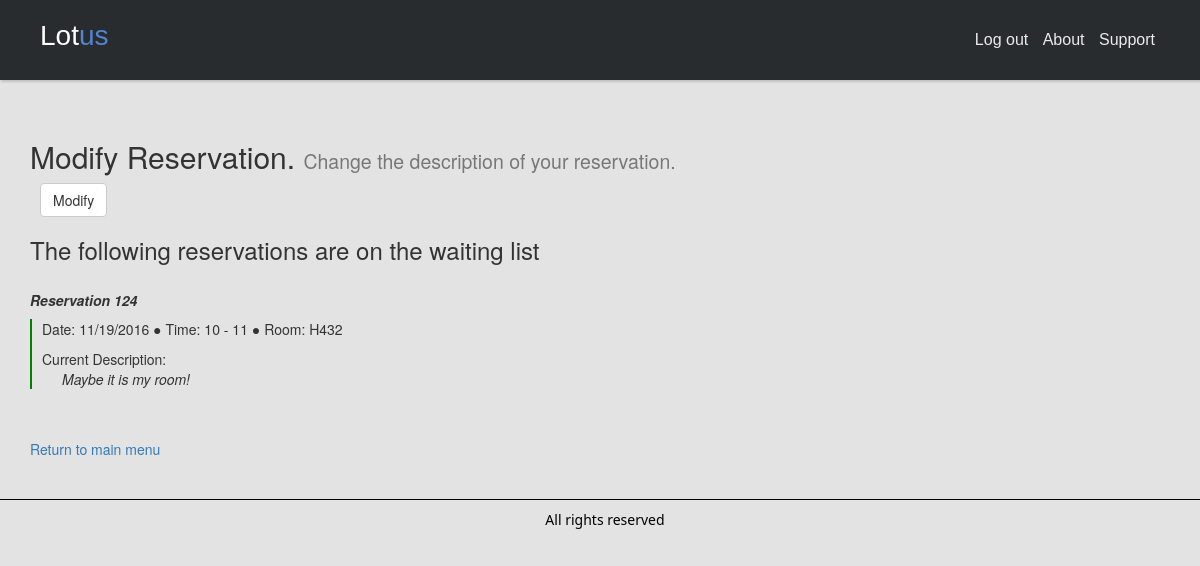
The app's page /modify_reservation.php (signed in), older data.
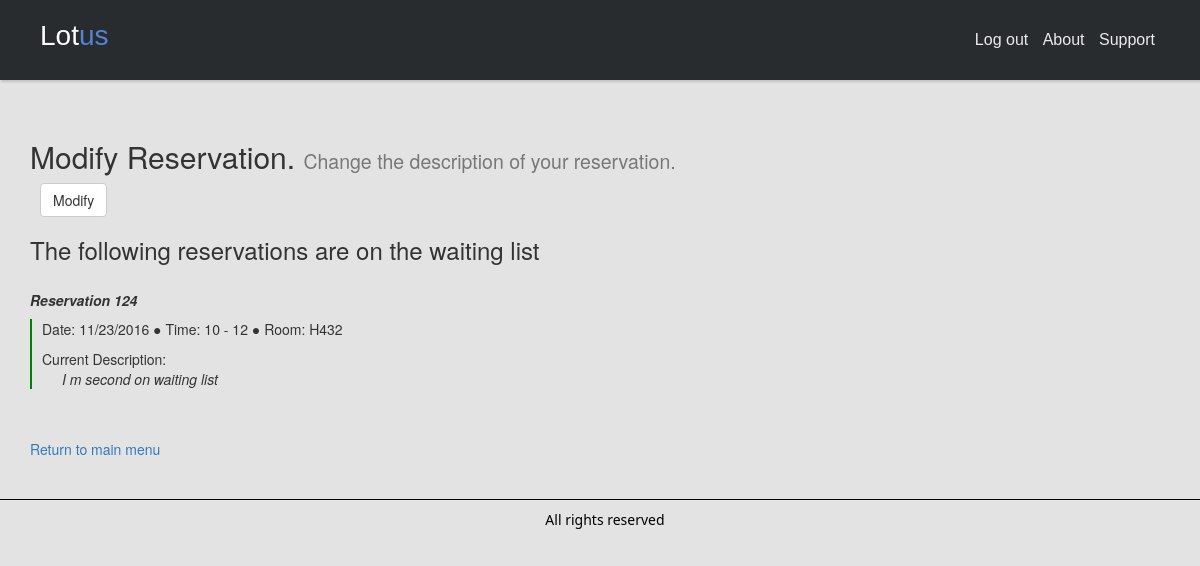
The same page, newer data.
### tables this page shows
CREATE TABLE Reservation(
  id INT (10) NOT NULL AUTO_INCREMENT,
  roomID VARCHAR (10) NOT NULL,
  loginID VARCHAR (25) NOT NULL,
  description VARCHAR (200) NOT NULL,
 
  FOREIGN KEY(roomID) REFERENCES Room(roomNumber)
      ON DELETE CASCADE
      ON UPDATE CASCADE,
  FOREIGN KEY(loginID) REFERENCES Login(userName)
      ON DELETE CASCADE
      ON UPDATE CASCADE,
  PRIMARY KEY(id)
);

CREATE TABLE TimeSlot(
  Tid INT (10) NOT NULL AUTO_INCREMENT,
  StartTime VARCHAR(10) NOT NULL,
  EndTime VARCHAR(10) NOT NULL,
  date VARCHAR (11) NOT NULL,
  ReservationID INT (10) NOT NULL,
  PRIMARY KEY(Tid),
  FOREIGN KEY(ReservationID) REFERENCES Reservation(id)
        ON DELETE CASCADE
        ON UPDATE CASCADE
);

### action_viewUserReservation.php (called while the page is built, shortened)
<?php
    include_once ('objects/WaitList.php');
    $user = $_SESSION['login_user'];
    $waitList = new WaitList();
    $waitList->updateWaitListByUser($user);
    $waitList_reservation = $waitList->getCalendar();
?>

### objects/WaitList.php (called while the page is built, shortened)
<?php
include_once (__DIR__.'/../connection.php');
include_once (__DIR__.'/TimeSlot.php');
include_once (__DIR__.'/Reservation.php');
class WaitList{
    private $reservations = [];
    public function updateWaitListByUser($user){
        $con = new Connection();
        $sql = "SELECT * FROM reservation
                    INNER JOIN timeslot ON reservation.id = timeslot.ReservationID
                    INNER JOIN waitList ON reservation.id = waitList.ReservationID
                    WHERE reservation.loginID='$user'";
        $con->setQuery($sql);
        $con->executeQuery();
        $result = $con->getResult();
        if ($result->num_rows > 0) {
            while($row = $result->fetch_assoc()) {
                $timeSlot = new TimeSlot($row["StartTime"],$row["EndTime"],$row["date"]);
                $reservation = new Reservation($row["roomID"],$timeSlot,$row["loginID"],$row["description"]);
                $reservation->setID($row["id"]);
                array_push($this->reservations, $reservation);
            }
        }
    }
    public function getCalendar(){
        $reservations = array();
        for ($i = 0; $i < sizeof($this->reservations); $i++){
            $reservation = array("room"=>$this->reservations[$i]->getRoom(),
                "start_time"=>$this->reservations[$i]->getTimeSlot()->getStart(),
                "end_time"=>$this->reservations[$i]->getTimeSlot()->getEnd(),
                "username"=>$this->reservations[$i]->getUser(),
                "description"=>$this->reservations[$i]->getDescription(),
                "date"=>$this->reservations[$i]->getTimeSlot()->getDate(),
                "id"=>$this->reservations[$i]->getID());
            array_push($reservations, $reservation);
        }
        return $reservations;
    }
}
?>

### objects/Reservation.php (called while the page is built, shortened)
<?php
include_once (__DIR__.'/../connection.php');
class Reservation{
    private $roomNumber;
    private $timeSlot;
    private $user;
    private $description;
    private $id;
    public function __construct($roomNumber, $timeSlot, $user, $description)
    {
        $this->roomNumber=$roomNumber;
        $this->timeSlot=$timeSlot;
        $this->user=$user;
        $this->description=$description;
    }
    public function getID(){
        return $this->id;
    }
    public function setID($id){
        $this->id=$id;
    }
    public function getRoom(){
        return $this->roomNumber;
    }
    public function getTimeSlot(){
        return $this->timeSlot;
    }
    public function getUser(){
        return $this->user;
    }
    public function getDescription(){
        return $this->description;
    }
}
?>

### connection.php (called while the page is built, shortened)
<?php
class Connection{
    public $servername = "localhost";
    protected $username = "root";
    protected $password = "";
    public $dbname = "conference";
    public $conn;
    protected $query;
    public function __construct()
    {
        $this->conn = new mysqli($this->servername, $this->username, $this->password, $this->dbname);
    }
    public function setQuery($query){
        $this->query=$query;
    }
    public function executeQuery(){
        $this->result=$this->conn->query($this->query);
        if($this->result){
            return true;
        }
        else{
            return false;
        }
    }
}
?>

### objects/TimeSlot.php (called while the page is built)
<?php
    class TimeSlot{
        private $startTime;
        private $endTime;
        private $date;
        public function __construct($startTime, $endTime, $date)
        {
            $this->startTime = $startTime;
            $this->endTime = $endTime;
            $this->date = $date;
        }
        public function getStart(){
            return $this->startTime;
        }
        public function getEnd(){
            return $this->endTime;
        }
        public function getDate(){
            return $this->date;
        }
    }
?>

### modify_reservation.php (the view, shortened to what the changed rows need)
<!DOCTYPE html>
<html lang="en">
<head>
    <link rel="stylesheet" type="text/css" href="assets/css/main.css">
    <link rel="stylesheet" href="https://maxcdn.bootstrapcdn.com/bootstrap/3.3.7/css/bootstrap.min.css">
    <link rel="stylesheet" href="https://maxcdn.bootstrapcdn.com/font-awesome/4.6.3/css/font-awesome.min.css">
    <link rel="stylesheet" type="text/css" href="assets/css/header.css">
</head>
<body style="background-color: #E3E3E3">
<header class="header-basic">
    <div class="header-limiter">
        <h1><a href="#">Lot<span>us</span></a></h1>
    </div>
</header>
<div class="container" style="margin-top:40px;">
    <h2>Modify Reservation. <small>Change the description of your reservation.</small></h2>
    <?php
        include_once ('action_viewUserReservation.php');
    ?>
    <?php
        foreach($waitList_reservation as $waitList){
            $id = $waitList['id'];
            $descp = $waitList['description'];
            $room = $waitList['room'];
            $time = $waitList['start_time'] . ' - ' . $waitList['end_time'];
            $date = $waitList['date'];
            echo '<h5><strong><i>Reservation ' . $id . '</i></strong></h5>';
            echo '<div id="display">';
            echo '<p>Date: '. $date . ' &#9679; Time: ' . $time .
                ' &#9679; Room: ' . $room . '</p>';
            echo '<p>Current Description: <br/><span style="margin-left: 20px;"><i>'
                . $descp . '</i></span></p>';
            echo '</div>';
        }
    ?>
    <br/><br/>
</div>
</body>
</body>
</html>

Row changes from the older to the newer data that the page shows:
changed reservation id 124: timeslot.date "11/19/2016" → "11/23/2016"; timeslot.StartTime+EndTime "10 - 11" → "10 - 12"; description "Maybe it is my room!" → "I m second on waiting list"
